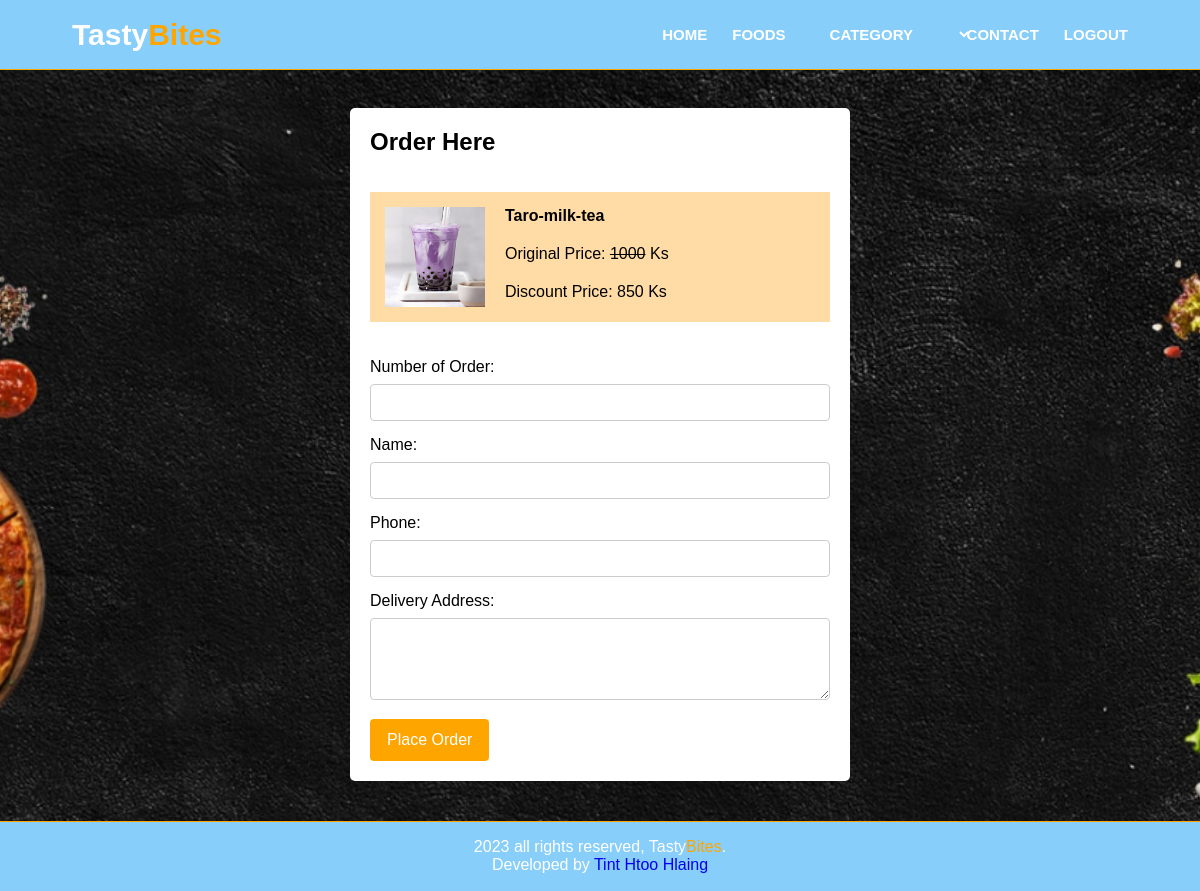
Screenshot of /order-form-dis.php?id=17 (signed in) with the database file from the repository.
### tables this page shows
CREATE TABLE `dis_products` (
  `id` int(11) NOT NULL,
  `prd_name` varchar(100) NOT NULL,
  `prd_price` varchar(100) NOT NULL,
  `dis_percentage` varchar(100) NOT NULL,
  `prd_image` varchar(500) NOT NULL,
  `dis_price` varchar(100) NOT NULL
);

### order-form-dis.php (the view, shortened to what this page needs)
<?php
    include('connection.php');
    if (isset($_GET['id'])) {
        $id = $_GET['id'];
        $sql = "SELECT * FROM dis_products WHERE id=$id";
        $result = mysqli_query($con, $sql);
        $count = mysqli_num_rows($result);
        if ($count==1) {
            $row = mysqli_fetch_assoc($result);
            $prd_name = $row['prd_name'];
            $or_price = $row['prd_price'];
            $prd_price = $row['dis_price'];
            $prd_image = $row['prd_image'];
        }else{
            $_SESSION['no-prd-found'] = "<div style='color:red;'>No Product Found.</div>";
            header('location:foods.php');
        }
    }else{
        header('location:foods.php');
    }
 ?>
<!DOCTYPE html>
<html>
<head>
    <link rel="stylesheet" type="text/css" href="order-form.css">
    <link rel="stylesheet" href="https://cdnjs.cloudflare.com/ajax/libs/font-awesome/6.4.2/css/all.min.css"/>
</head>
<body>
    <div>
        <nav class="nav-section">
            <a class="logo" href="index.php"><h1>Tasty<span>Bites</span></h1></a>
            <div class="menu">
                <ul><a href="index.php">HOME</a></ul>
                <ul><a href="foods.php">FOODS</a></ul>
                <ul><select class="category" onchange="redirectToCategory(this)">
                    <option value="" class="ctg-list">category</option>
                </select>
                </a></ul>
                <ul><a href="contact.php">CONTACT</a></ul>
                <ul><a href="<?php
                                if (!isset($_SESSION['user'])) {
                                    echo "login.php";
                                }else{
                                    echo "logout.php";
                                }
                            ?>">
                            <?php
                                if (!isset($_SESSION['user'])) {
                                    echo "LOGIN";
                                }else{
                                    echo "LOGOUT";
                                }
                            ?>
                </a></ul>
            </div>
        </nav>
    </div><br><br><br><br><br><br>
    <div>
        <form method="POST" enctype="multipart/form-data">
        <h2>Order Here</h2><br><br>
        <div class="detail">
                <?php
                if ($prd_name!="") {
                ?>
                    <img src="img/dis-product/<?php echo $prd_image; ?>" name="prd_image">
                <?php
                }else{
                    echo "No image added.";
                }
                ?>
            <h4 class="pd-name" style="margin-top: 0px;"><?php echo $prd_name; ?></h4>
            <p class="pd-price">Original Price: <del style="text-decoration: line-through;"><?php echo $or_price; ?></del> Ks</p>
            <p class="pd-price">Discount Price: <?php echo $prd_price; ?> Ks</p>
        </div><br><br>
        <label for="name">Number of Order:</label>
        <input type="number" name="order_count" min="1" required>
        <label for="name">Name:</label>
        <input type="text" id="name" name="name" required>
        <label for="phone">Phone:</label>
        <input type="text" id="phone" name="phone" required>
        <label for="address">Delivery Address:</label>
        <textarea id="address" name="address" rows="4" required></textarea>
        <button type="submit" name="submit">Place Order</button>
    </form>
    </div>
    <?php include ('footer.php'); ?>
</body>
</html>

### order-form.css (style rules this page uses)
* { margin: 0; padding: 0; box-sizing: border-box; text-decoration: none; }
body { background-image: url(img/bg.png); background-size: cover; background-position: center; background-attachment: fixed; font-family: sans-serif; }
.nav-section { margin-bottom: 100px; background-color: lightskyblue; height: 70px; width: 100%; display: flex; justify-content: space-between; border-bottom: 1px solid orange; position: fixed; z-index: 1000; }
.logo { font-family: 'Skranji', sans-serif; line-height: 70px; margin-left: 6%; font-size: 20px; color: white; transition: color 0.5s; }
.logo span { color: orange; }
.menu { display: flex; line-height: 70px; margin-right: 6%; z-index: 1000; }
.menu ul a { margin-left: 25px; text-transform: uppercase; font-size: 15px; font-weight: bold; font-family: 'Skranji', sans-serif; color: white; transition: color 0.5s; }
.category { background-color: transparent; border: none; color: white; margin-left: 30px; font-size: 15px; font-weight: bold; text-transform: uppercase; transition: color 0.5s; }
form { max-width: 500px; margin: 0 auto; background: #fff; padding: 20px; border-radius: 5px; box-shadow: 0 0 10px rgba(0, 0, 0, 0.1); }
.detail { width: 100%; height: 130px; padding: 15px; background-color: #ffdca5; }
img { width: 100px; height: 100px; float: left; margin-right: 20px; }
.pd-name, .pd-price { margin-top: 20px; }
label { display: block; margin-bottom: 8px; }
input, select, textarea { width: 100%; padding: 10px; margin-bottom: 15px; box-sizing: border-box; border: 1px solid #ccc; border-radius: 4px; }
button { background-color: orange; color: #fff; padding: 10px 15px; border: 2px solid orange; border-radius: 4px; cursor: pointer; font-size: 16px; transition: all .5s; }

### footer.css (style rules this page uses)
* { margin: 0; padding: 0; }

### rows the page displays
dis_products: prd_image (picture), prd_name "Taro-milk-tea", prd_price "1000", dis_price "850"
